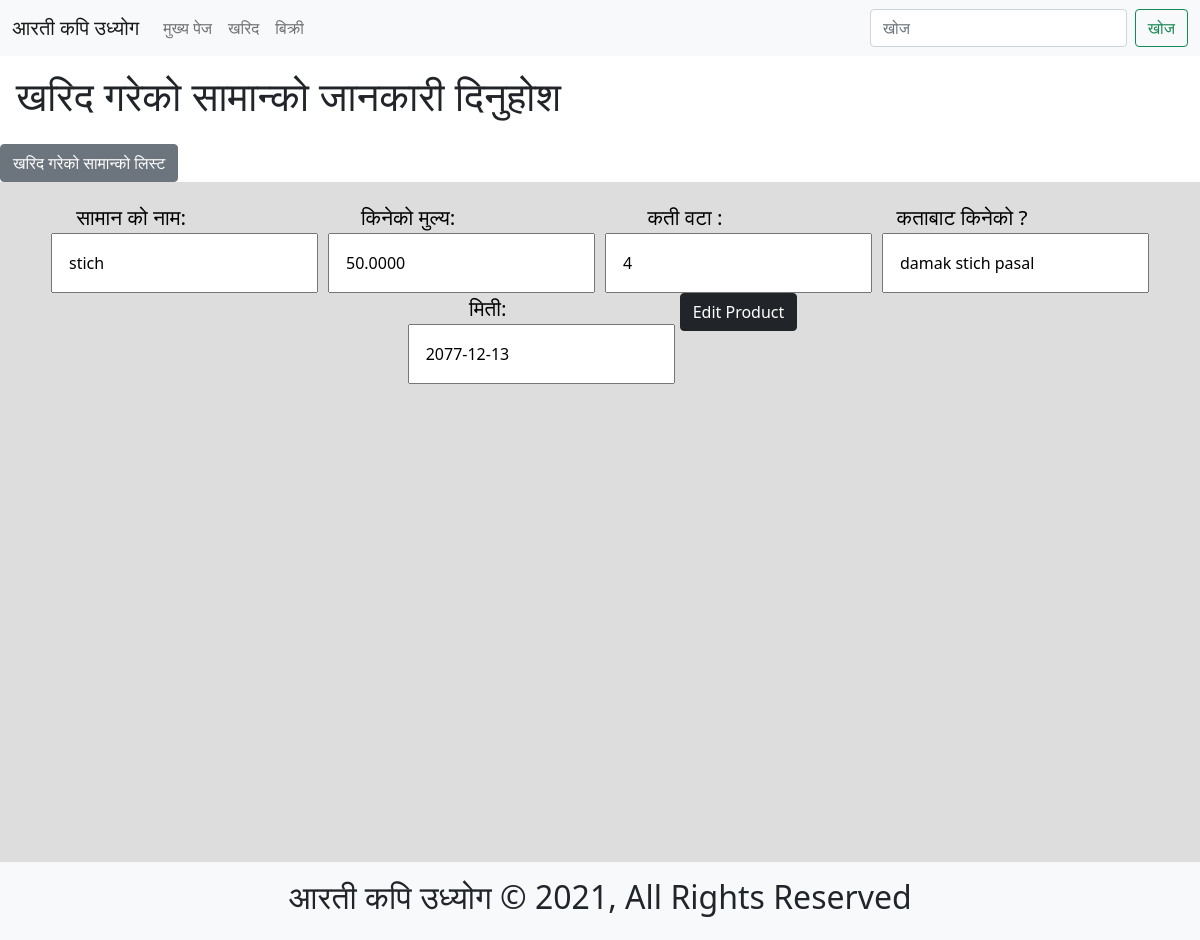
Page /purchases/edit/stich/ on the earlier database version.
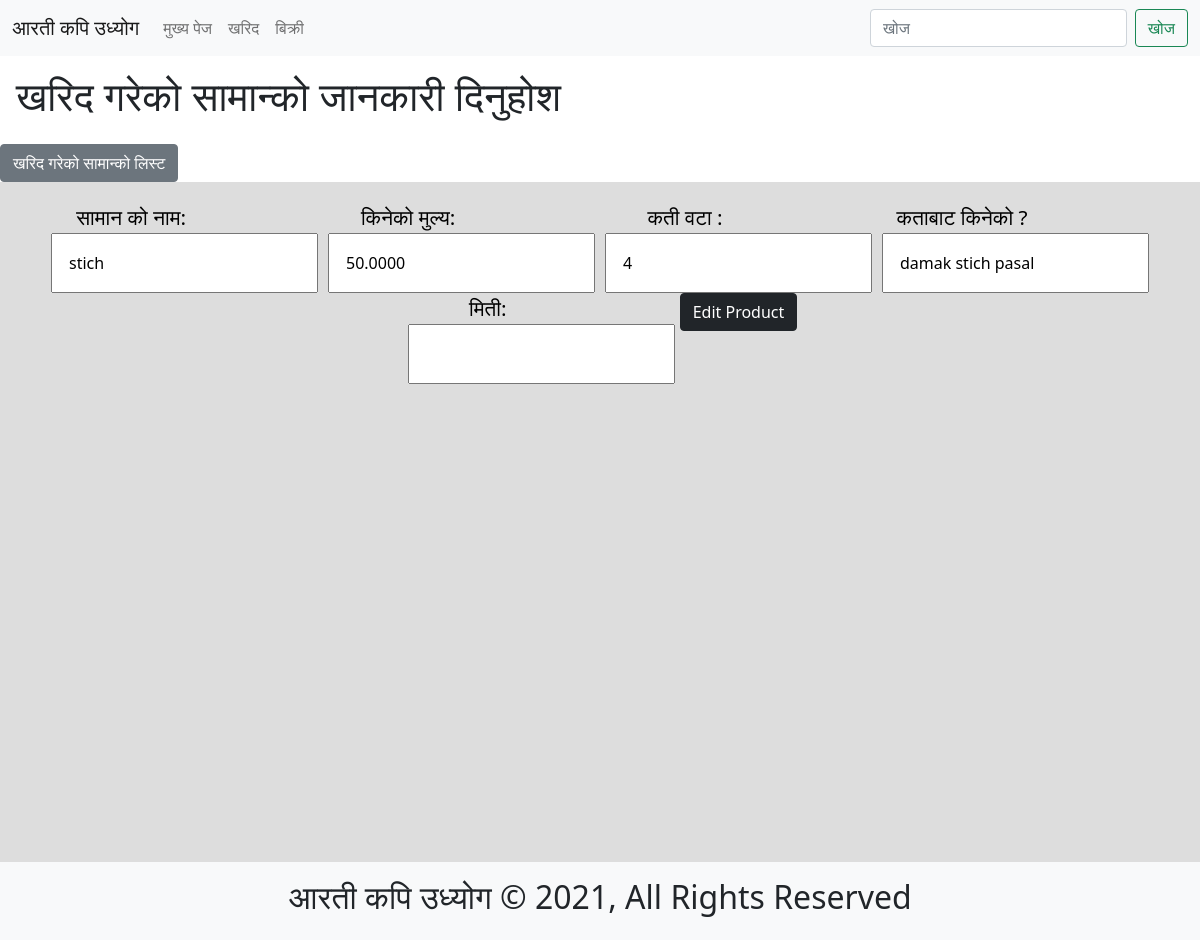
Same page on the later database version.
### purchases/models.py (models this page shows, shortened)
class Purchases(models.Model):
    product_name = models.CharField(max_length=255, blank=False, null=True)
    price = models.DecimalField(
        decimal_places=4, max_digits=255, blank=False, null=True)
    quantity = models.CharField(max_length=255, blank=False, null=True)
    slug = models.SlugField(max_length=255, blank=False,
                            null=False, unique=True)
    bought_from = models.CharField(max_length=255, blank=False, null=True)
    date = models.DateField(auto_now=False, blank=True, null=True)
    objects = PurchasesManager()

### purchases/views.py (the view, shortened to what this page needs)
# urls.py: path('edit/<str:slug>/', purchase_edit),
def purchase_edit(request, slug):
    template_name = "purchase_edit.html"
    purchase = Purchases.objects.filter(slug=slug).first()
    purchases_edit_form = PurchasesModelForm(
        request.POST or None, instance=purchase)
    context = {
        "form": purchases_edit_form
    }
    return render(request, template_name, context)

### purchases/forms.py (shortened to what this page needs)
class PurchasesModelForm(forms.ModelForm):
    class Meta:
        model = Purchases
        labels = {
            'product_name': 'सामान को नाम',
            'price': 'किनेको मुल्य',
            'quantity': 'कती वटा ',
            'bought_from': 'कताबाट किनेको ?',
            "date": "मिती",
        }
        fields = ["product_name", "price",
                  "quantity", "bought_from", "date"]

### purchases/models.py (called while the page is built)
    def get_queryset(self):
        return PurchasesQuerySet(self.model, using=self._db)

### purchases/templates/purchase_edit.html
{% extends 'purchases.html' %}
{% block form %}
        {{form.as_p}}
{% endblock %}
{% block edit_button %}
<button class="btn btn-dark" type="submit">Edit Product</button>
{% endblock %}

Differences in the rows shown:
changed Purchases "stich": date "2077-12-13" → (not shown)
